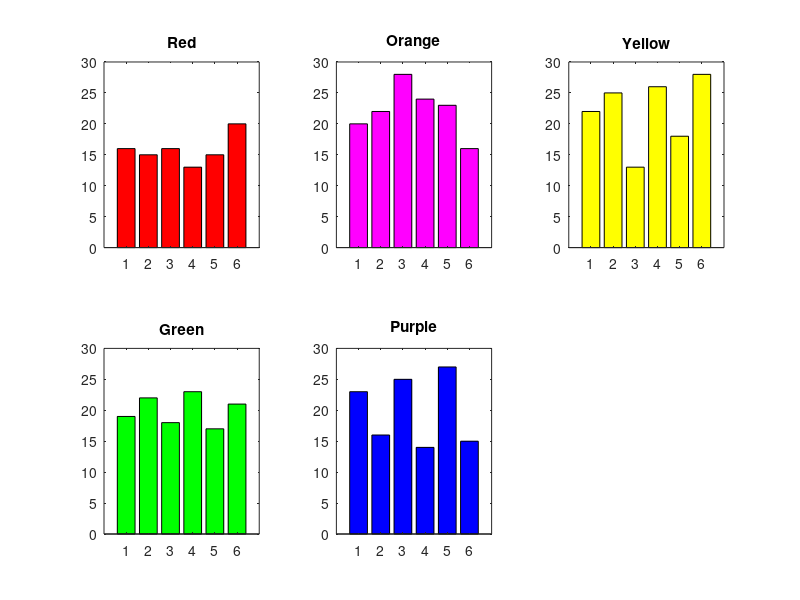
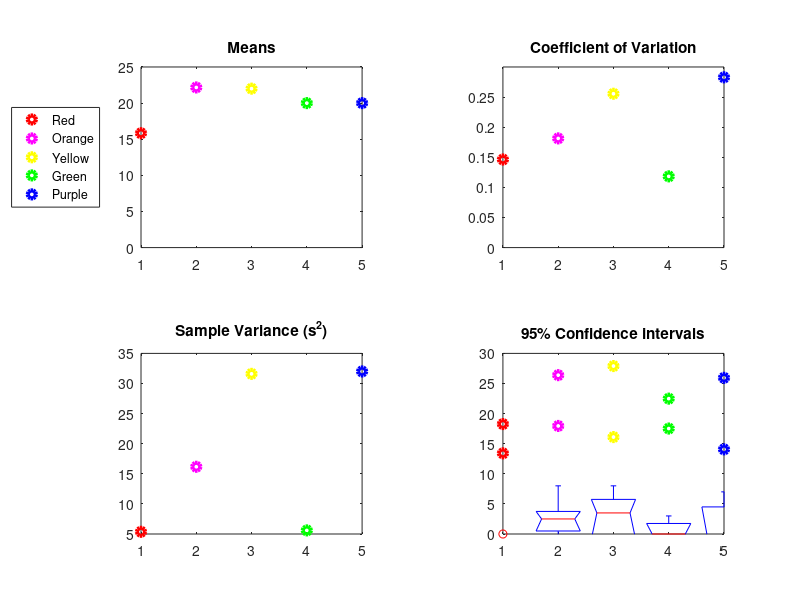
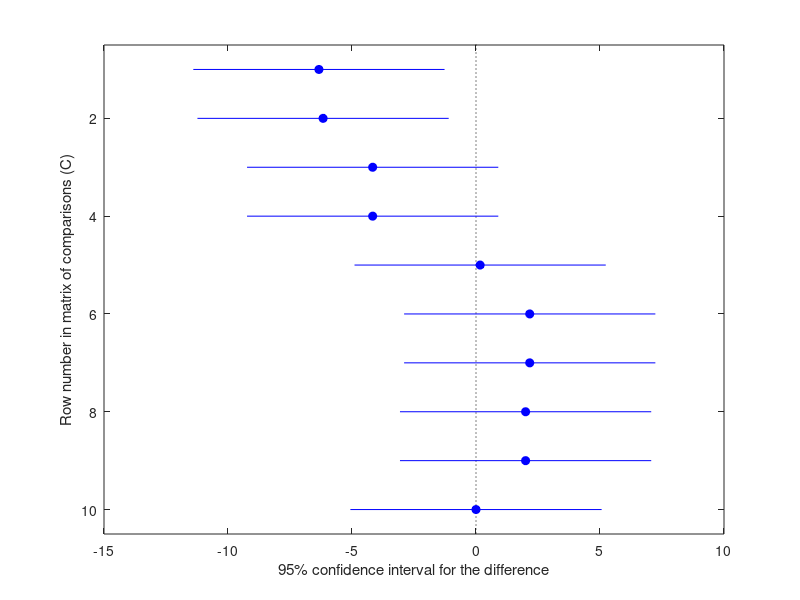

MATLAB code for these plots, in order:
%% Color Sorter Project - Descriptive Statistics (p.2) | Sid Hillwig, Nate Goff, Isadora Shamah
%{
Descriptive statistics for the hand-sorted Skittles.
%}
%% Housekeeping
clear all; clc
%% Known Comparison sorted Skittles
%Sample size N = 100 skittles

R = [16 15 16 13 15 20]; %Red skittles across each population
O = [20 22 28 24 23 16]; %Orange skittles across each population
Y = [22 25 13 26 18 28]; %Yellow skittles across each population 
G = [19 22 18 23 17 21]; %Green skittles across each population
P = [23 16 25 14 27 15]; %Purple skittles across each population

numPop = length(R);

%Check if the size of each population is actually 100 skittles
for i = 1:numPop
    pop = R(i)+O(i)+Y(i)+G(i)+P(i);
    if pop ~= 100
        fprintf('Population size not correct for population %.3f \n',i)
    end
end
%Sample mean
meanR = mean(R);
meanO = mean(O);
meanY = mean(Y);
meanG = mean(G);
meanP = mean(P);

% Sample Variance s^2
varR = var(R);
varO = var(O);
varY = var(Y);
varG = var(G);
varP = var(P);

%Sample Standard Deviation (denoted with Sigma)
sigR = sqrt(varR);
sigO = sqrt(varO);
sigY = sqrt(varY);
sigG = sqrt(varG);
sigP = sqrt(varP);

%Coefficient of Variance (CV)
cvR = sigR/meanR;
cvO = sigO/meanO;
cvY = sigY/meanY;
cvG = sigG/meanG;
cvP = sigP/meanP;

p = norminv(0.95);

% Standard Error Calculations
seR = p*sigR/sqrt(6);
seO = p*sigO/sqrt(6);
seY = p*sigY/sqrt(6);
seG = p*sigG/sqrt(6);
seP = p*sigP/sqrt(6);

% Confidence Intervals = Mean +/- p*SE
[~,~,IntervalR,~] = ttest(R,0,'Alpha',0.05);
[~,~,IntervalO,~] = ttest(O,0,'Alpha',0.05);
[~,~,IntervalY,~] = ttest(Y,0,'Alpha',0.05);
[~,~,IntervalG,~] = ttest(G,0,'Alpha',0.05);
[~,~,IntervalP,~] = ttest(P,0,'Alpha',0.05);

figure 

subplot(2,3,1)
bar(R,'r')
title('Red')
ylim([0 30])

subplot(2,3,2)
bar(O,'m')
title('Orange')

subplot(2,3,3)
bar(Y,'y')
title('Yellow')

subplot(2,3,4)
bar(G,'g')
title('Green')
ylim([0 30])

subplot(2,3,5)
bar(P,'b')
title('Purple')

figure
subplot(2,2,1)
plot(1,meanR,'ro','LineWidth',3)
title('Means')
hold on
plot(2,meanO,'mo','LineWidth',3)
plot(3,meanY,'yo','LineWidth',3)
plot(4,meanG,'go','LineWidth',3)
plot(5,meanP,'bo','LineWidth',3)
hold off
legend('Red','Orange','Yellow','Green','Purple','Location','WestOutside')
ylim([0 25])
xlim([1 5])

subplot(2,2,2)
plot(1,cvR,'ro','LineWidth',3)
title('Coefficient of Variation')
hold on
plot(2,cvO,'mo','LineWidth',3)
plot(3,cvY,'yo','LineWidth',3)
plot(4,cvG,'go','LineWidth',3)
plot(5,cvP,'bo','LineWidth',3)
ylim([0 0.3])
xlim([1 5])

subplot(2,2,3)
plot(1,varR,'ro','LineWidth',3)
title('Sample Variance (s^2)')
hold on
plot(2,varO,'mo','LineWidth',3)
plot(3,varY,'yo','LineWidth',3)
plot(4,varG,'go','LineWidth',3)
plot(5,varP,'bo','LineWidth',3)
xlim([1 5])

subplot(2,2,4)
plot(1,IntervalR,'ro','LineWidth',3)
title('95% Confidence intervals')
hold on
plot(2,IntervalO,'mo','LineWidth',3)
plot(3,IntervalY,'yo','LineWidth',3)
plot(4,IntervalG,'go','LineWidth',3)
plot(5,IntervalP,'bo','LineWidth',3)
ylim([0 30])
xlim([1 5])

%% ANOVA Analysis

cou = 1; cou1 = 1;
for i = 1:5
    for j=1:6
        sampleNum(cou1)= i;
        cou1 = cou1+1;
    end
    cou=cou+1;
end

M_all=[R'; O'; Y'; G'; P'];

[p1,tbl1,stats1] = anova1(M_all,sampleNum');
figure(5);
c = multcompare(stats1);



